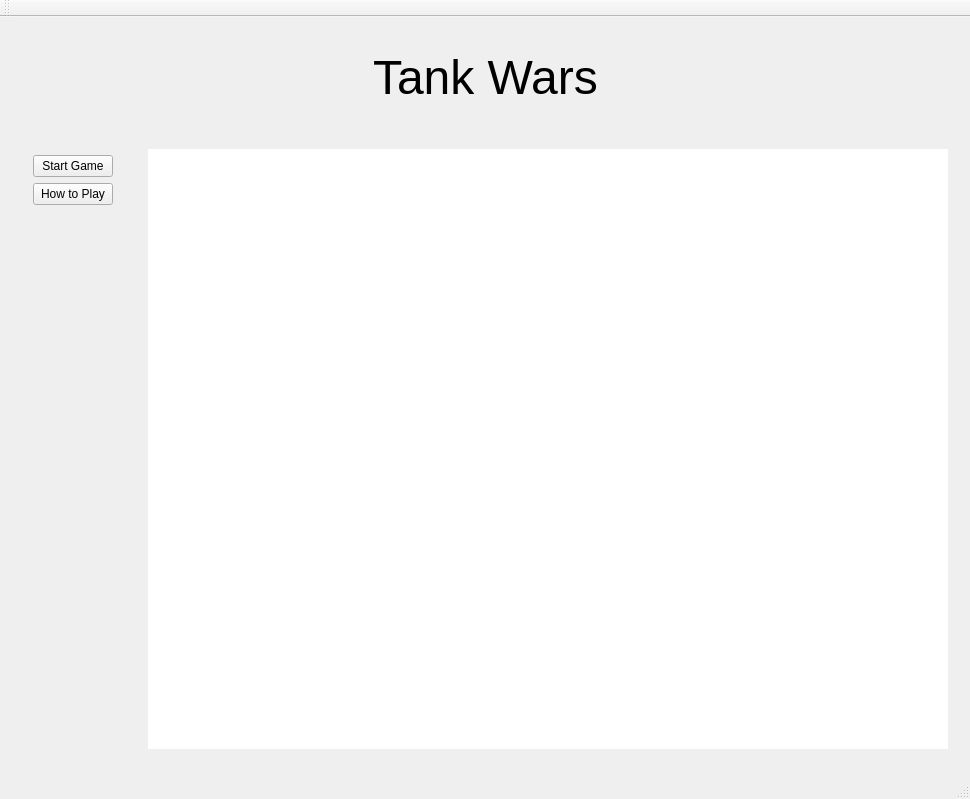
<?xml version="1.0" encoding="UTF-8"?>
<ui version="4.0">
 <class>MainWindow</class>
 <widget class="QMainWindow" name="MainWindow">
  <property name="geometry">
   <rect>
    <x>0</x>
    <y>0</y>
    <width>970</width>
    <height>799</height>
   </rect>
  </property>
  <property name="windowTitle">
   <string>MainWindow</string>
  </property>
  <widget class="QWidget" name="centralWidget">
   <layout class="QVBoxLayout" name="verticalLayout_3">
    <item>
     <widget class="QWidget" name="widget_3" native="true">
      <layout class="QHBoxLayout" name="horizontalLayout">
       <item>
        <spacer name="horizontalSpacer_2">
         <property name="orientation">
          <enum>Qt::Horizontal</enum>
         </property>
         <property name="sizeHint" stdset="0">
          <size>
           <width>336</width>
           <height>20</height>
          </size>
         </property>
        </spacer>
       </item>
       <item>
        <widget class="QWidget" name="widget" native="true">
         <layout class="QVBoxLayout" name="verticalLayout">
          <item>
           <widget class="QLabel" name="label">
            <property name="text">
             <string>&lt;html&gt;&lt;head/&gt;&lt;body&gt;&lt;p&gt;&lt;span style=&quot; font-size:36pt;&quot;&gt;Tank Wars&lt;/span&gt;&lt;/p&gt;&lt;/body&gt;&lt;/html&gt;</string>
            </property>
           </widget>
          </item>
         </layout>
        </widget>
       </item>
       <item>
        <spacer name="horizontalSpacer">
         <property name="orientation">
          <enum>Qt::Horizontal</enum>
         </property>
         <property name="sizeHint" stdset="0">
          <size>
           <width>335</width>
           <height>20</height>
          </size>
         </property>
        </spacer>
       </item>
      </layout>
     </widget>
    </item>
    <item>
     <widget class="QWidget" name="widget_2" native="true">
      <layout class="QHBoxLayout" name="horizontalLayout_2">
       <item>
        <widget class="QWidget" name="widget_4" native="true">
         <layout class="QVBoxLayout" name="verticalLayout_2">
          <item>
           <widget class="QPushButton" name="btnStartl">
            <property name="text">
             <string>Start Game</string>
            </property>
           </widget>
          </item>
          <item>
           <widget class="QPushButton" name="pushButton_2">
            <property name="text">
             <string>How to Play</string>
            </property>
           </widget>
          </item>
          <item>
           <spacer name="verticalSpacer">
            <property name="orientation">
             <enum>Qt::Vertical</enum>
            </property>
            <property name="sizeHint" stdset="0">
             <size>
              <width>20</width>
              <height>40</height>
             </size>
            </property>
           </spacer>
          </item>
         </layout>
        </widget>
       </item>
       <item>
        <spacer name="horizontalSpacer_3">
         <property name="orientation">
          <enum>Qt::Horizontal</enum>
         </property>
         <property name="sizeHint" stdset="0">
          <size>
           <width>40</width>
           <height>20</height>
          </size>
         </property>
        </spacer>
       </item>
       <item>
        <widget class="QWidget" name="gameArea" native="true">
         <property name="minimumSize">
          <size>
           <width>800</width>
           <height>600</height>
          </size>
         </property>
         <property name="maximumSize">
          <size>
           <width>800</width>
           <height>600</height>
          </size>
         </property>
         <property name="styleSheet">
          <string notr="true">background-color: rgb(255, 255, 255);</string>
         </property>
        </widget>
       </item>
      </layout>
     </widget>
    </item>
   </layout>
  </widget>
  <widget class="QMenuBar" name="menuBar">
   <property name="geometry">
    <rect>
     <x>0</x>
     <y>0</y>
     <width>970</width>
     <height>25</height>
    </rect>
   </property>
  </widget>
  <widget class="QToolBar" name="mainToolBar">
   <attribute name="toolBarArea">
    <enum>TopToolBarArea</enum>
   </attribute>
   <attribute name="toolBarBreak">
    <bool>false</bool>
   </attribute>
  </widget>
  <widget class="QStatusBar" name="statusBar"/>
 </widget>
 <layoutdefault spacing="6" margin="11"/>
 <resources/>
 <connections/>
</ui>
